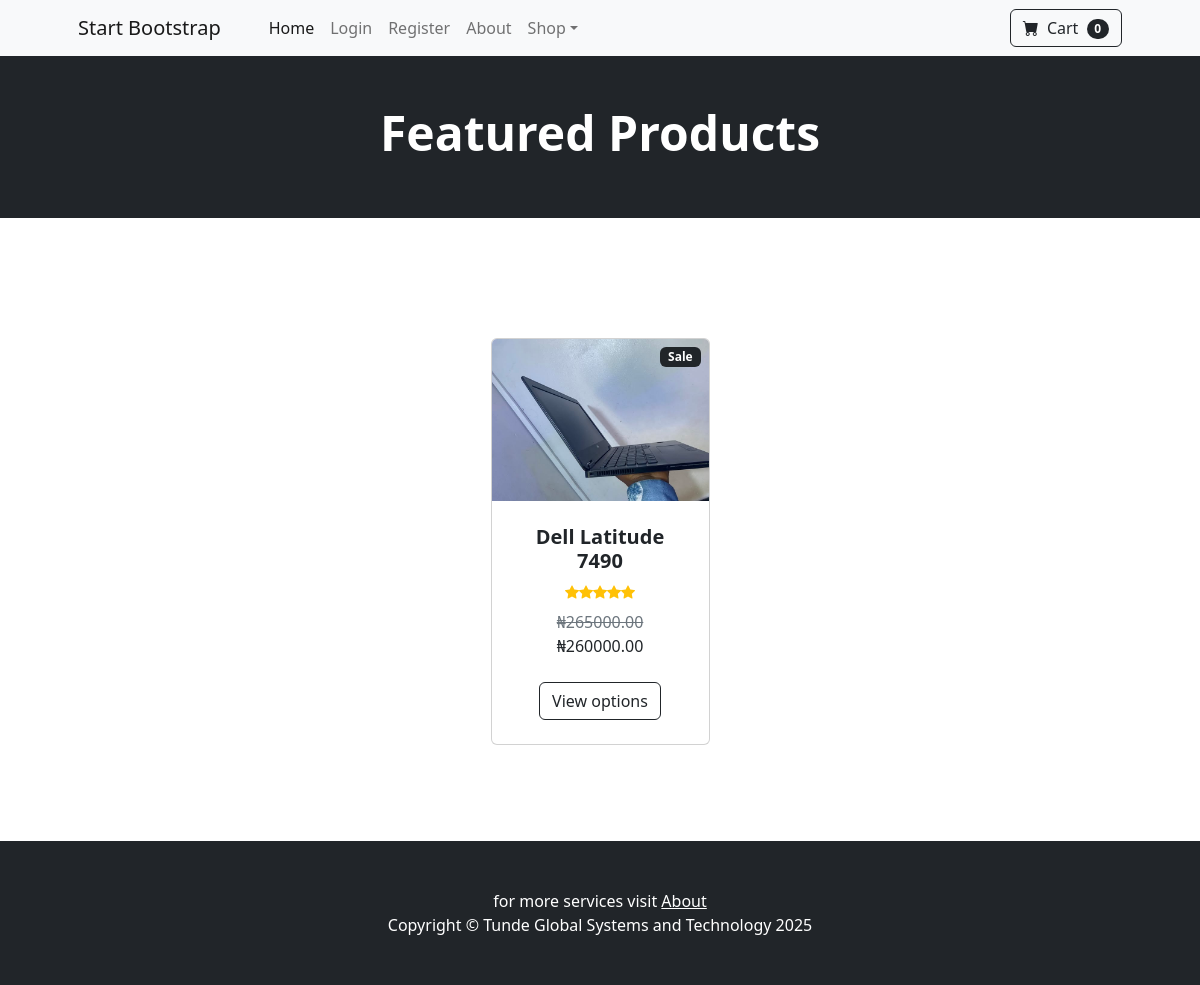
Page /sales/ on the committed database.
### store/models.py (models this page shows, shortened)
class Product(models.Model):
    name = models.CharField(max_length=50)
    category = models.ForeignKey(Category, on_delete=models.CASCADE)
    description = models.TextField()
    image = models.ImageField(upload_to='products/')
    price = models.DecimalField(max_digits=8, decimal_places=2, validators=[MinValueValidator(0)])
    is_sale = models.BooleanField(default=False)
    sale_price = models.DecimalField(max_digits=8, decimal_places=2, null=True, blank=True, validators=[MinValueValidator(0)])
    date_added = models.DateTimeField(auto_now_add=True)

### store/views.py (the view)
# urls.py: path('sales/', views.sales, name='sales'),
def sales(request):
    sale_products = Product.objects.filter(is_sale=True)
    return render(request, 'store/sales.html', {'products':sale_products})

### cart/contexts_processors.py (called while the page is built)
def cart(request):
    return {'cart': Cart(request)}

### store/templates/store/sales.html (shortened to what this page needs)
{% extends "store/main.html" %}
{% load static %}
{% block content %}
<header class="bg-dark py-5 mb-4">
    <div class="container px-4 px-lg-5">
        <div class="text-center text-white">
            <h1 class="display-5 fw-bold">Featured Products</h1>
        </div>
    </div>
</header>
<section class="py-5">
    <div class="container">
        <div class="container px-4 px-lg-5 mt-5">
                <div class="row gx-4 gx-lg-5 row-cols-2 row-cols-md-3 row-cols-xl-4 justify-content-center">
            {% for product in products %}
                        {% if product.is_sale %}
                        <div class="col mb-5">
                            <div class="card h-100">
                                <div class="badge bg-dark text-white position-absolute" style="top: 0.5rem; right: 0.5rem">Sale</div>
                                {% if product.image %}
                                    <img class="card-img-top" src="{{ product.image.url }}" alt="{{ product.name }}" />
                                {% else %}
                                    <img class="card-img-top" src="{% static 'assets/favicon.ico' %}" alt="{{ product.name }}" />
                                {% endif %}
                                <div class="card-body p-4">
                                    <div class="text-center">
                                        <h5 class="fw-bolder">{{ product.name }}</h5>
                                        <div class="d-flex justify-content-center small text-warning mb-2">
                                            <div class="bi-star-fill"></div>
                                            <div class="bi-star-fill"></div>
                                            <div class="bi-star-fill"></div>
                                            <div class="bi-star-fill"></div>
                                            <div class="bi-star-fill"></div>
                                        </div>
                                        <span class="text-muted text-decoration-line-through">₦{{ product.price }}</span>
                                        ₦{{ product.sale_price|default:product.price }}
                                    </div>
                                </div>
                                <div class="card-footer p-4 pt-0 border-top-0 bg-transparent">
                                    <div class="text-center"><a class="btn btn-outline-dark mt-auto" href="#">View options</a></div>
                                </div>
                            </div>
                        </div>
                        {% endif %}
                        {% endfor %}
                    </div>
                </div>
        </div>
</section>
{% endblock content %}

### rows in the picture
Product: image (picture), name "Dell Latitude 7490", price "265000.00", sale_price "260000.00"

### other values in the picture
{{ request.session.session_key|length|default:0 }} "0"
